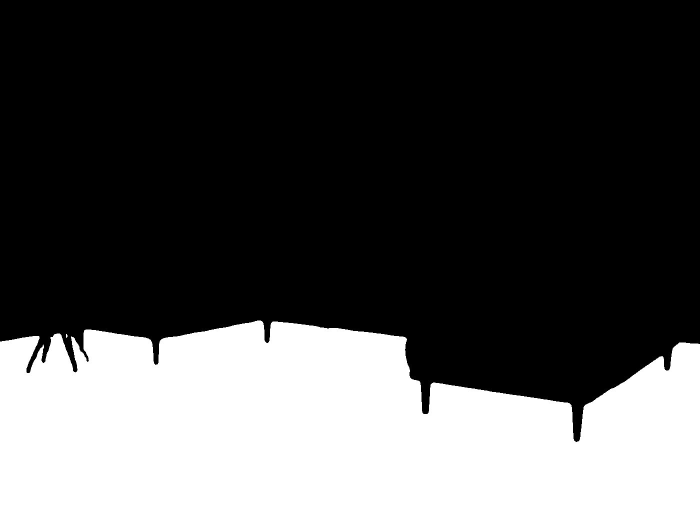
#> input picture PyLearnIPMathOperation/input/floor.jpg, 1400 x 1047 px (shown at 1/2 size)
$ python virtual_decoration.py
#> lines starting #> are read from the running program, lines starting #| are printed output that depends on the picture
import cv2
import numpy as np

image_floor = cv2.imread('input/floor.jpg')
#> image_floor is the input picture: shape (1047, 1400, 3); min 0, max 255, mean 81.8
image_new_floor = cv2.imread('input/new_floor.jpg')
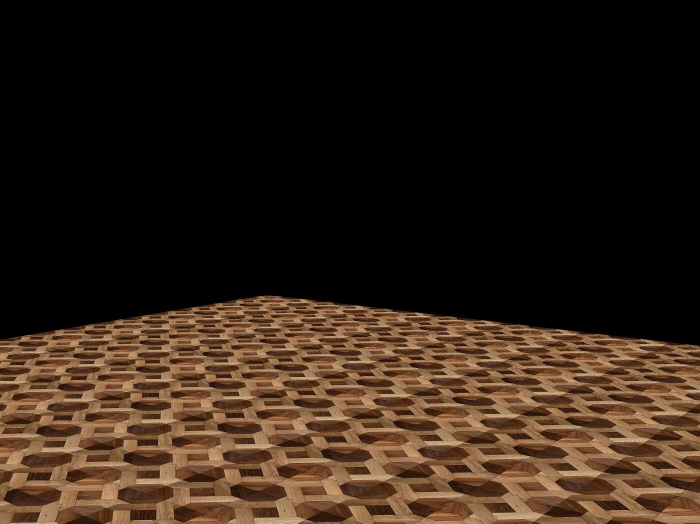
#> input picture PyLearnIPMathOperation/input/new_floor.jpg, 1400 x 1047 px (shown at 1/2 size)
#> image_new_floor is the input picture: shape (1047, 1400, 3); mean B, G, R 22.3, 33.3, 47.8
image_room = cv2.imread('input/room_background.jpg')
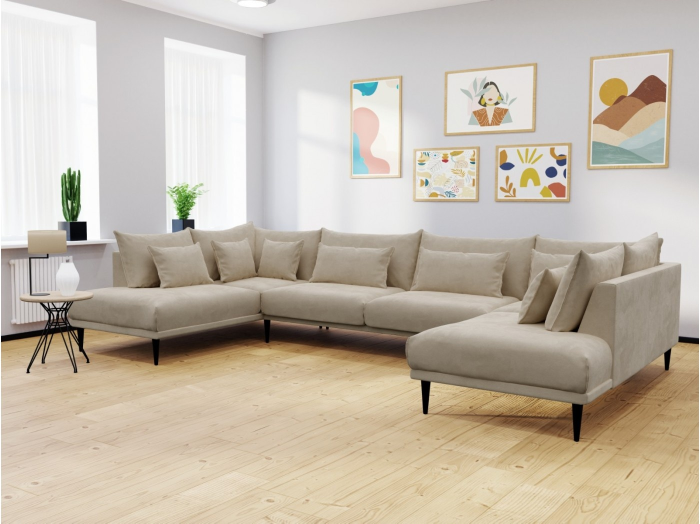
#> input picture PyLearnIPMathOperation/input/room_background.jpg, 1400 x 1047 px (shown at 1/2 size)
#> image_room is the input picture: shape (1047, 1400, 3); mean B, G, R 170.4, 185, 195.2
image_room0 = image_room

image_floor = image_floor / 255

image_room0 = image_room0*(1-image_floor)
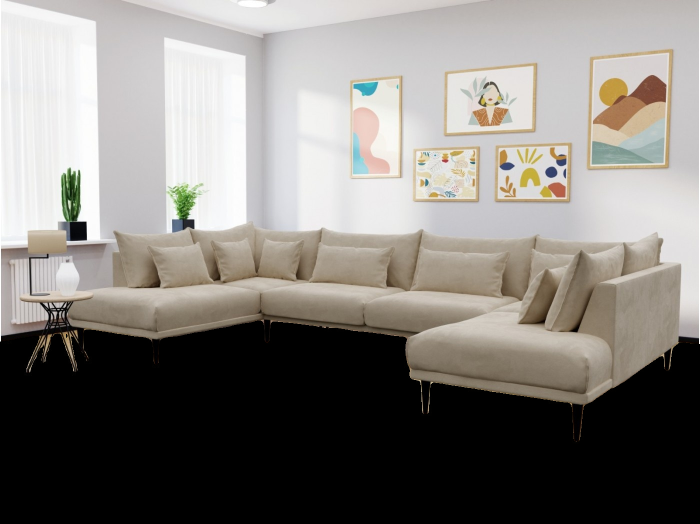
#> image_room0: shape (1047, 1400, 3) float64 (shown at 1/2 size); mean B, G, R 123.2, 127.9, 131.6

result = np.zeros(image_floor.shape)

result = image_floor*image_new_floor + image_room0

cv2.imwrite('output/New_room.jpg',result)
result = cv2.resize(result, [result.shape[1]//3, result.shape[0]//3])
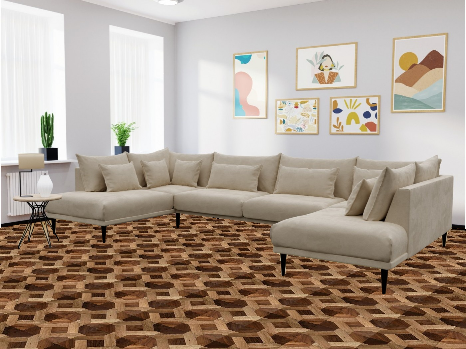
#> result: shape (349, 466, 3) float64; mean B, G, R 141.6, 155.4, 170.9
image_floor = cv2.resize(image_floor, [image_floor.shape[1]//3, image_floor.shape[0]//3])
#> image_floor: shape (349, 466, 3) float64
cv2.imwrite('output/floor_small.jpg',image_floor*255)
image_new_floor = cv2.resize(image_new_floor, [image_new_floor.shape[1]//3, image_new_floor.shape[0]//3])
#> image_new_floor: shape (349, 466, 3)
cv2.imwrite('output/new_floor_small.jpg',image_new_floor)
image_room = cv2.resize(image_room, [image_room.shape[1]//3, image_room.shape[0]//3])
#> image_room: shape (349, 466, 3)
cv2.imwrite('output/room_small.jpg',image_room)

image_row_0 = np.concatenate((image_floor*255, image_new_floor), axis=1)
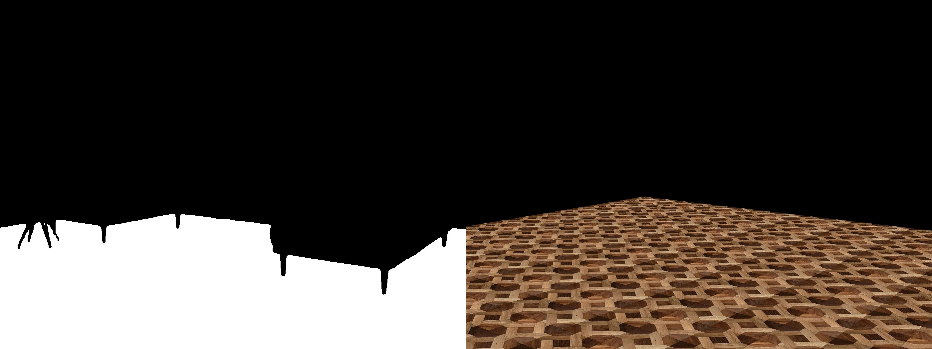
#> image_row_0: shape (349, 932, 3) float64; mean B, G, R 52, 57.6, 64.8
image_row_1 = np.concatenate((image_room, result), axis=1)
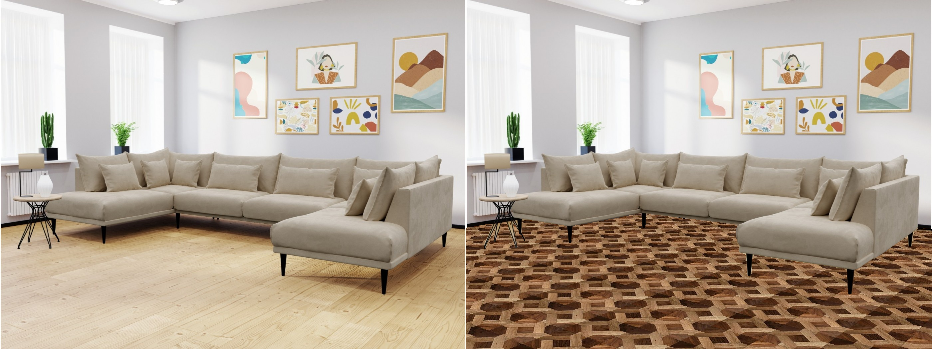
#> image_row_1: shape (349, 932, 3) float64; mean B, G, R 156, 170.3, 183.1
room_concatenate = np.concatenate((image_row_0, image_row_1), axis=0)
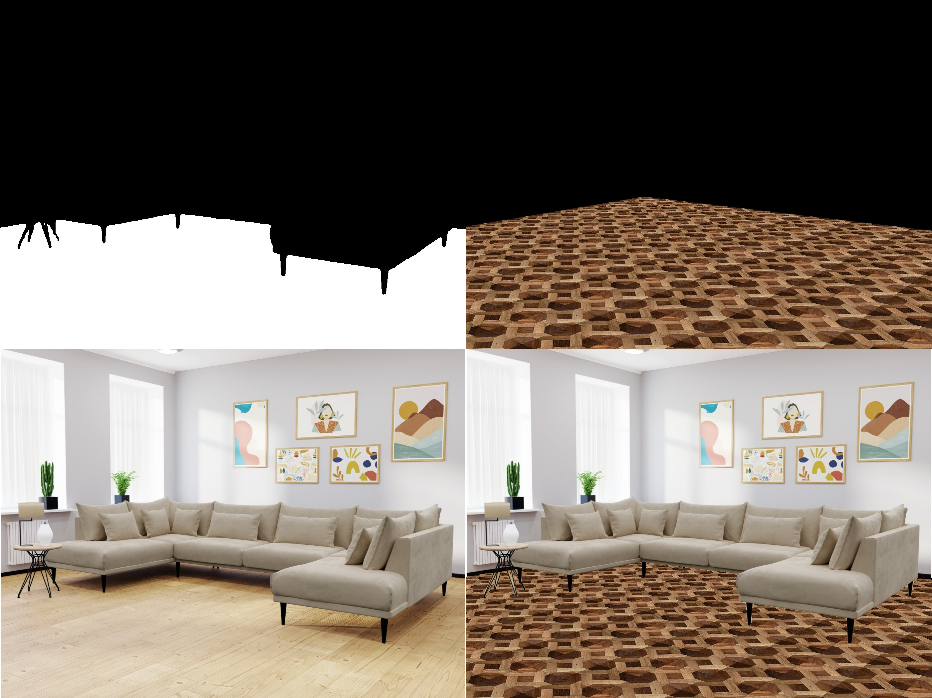
#> room_concatenate: shape (698, 932, 3) float64; mean B, G, R 104, 113.9, 124
cv2.imwrite('output/room_concatenate.jpg',room_concatenate)
